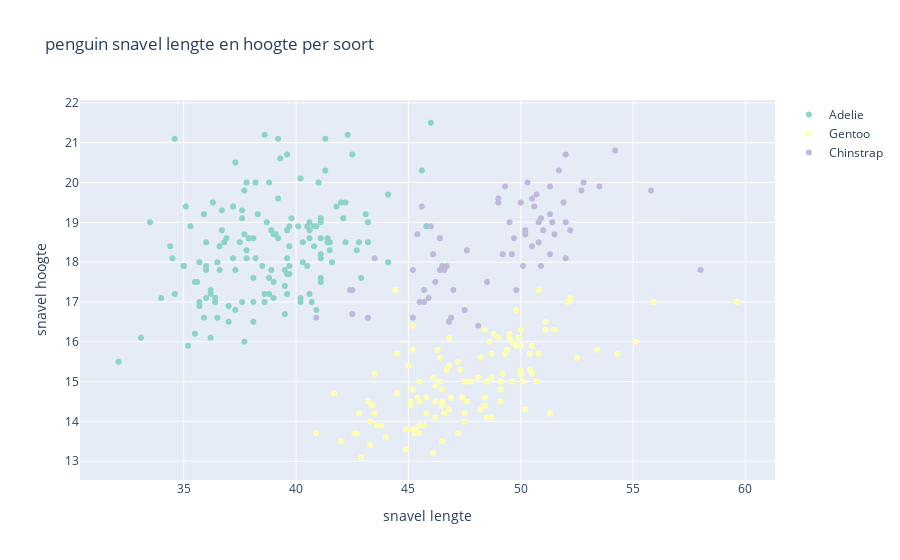

Here is the notebook cell this chart was saved with:
### Markdown cell above
We gaan hier op een andere manier een figuur maken. Namelijk met de `graphic_objects` module van plotly. We maken een scatter plot, waarbij we snavel lengte op de y-as en snavel hoogte op x-as zetten.

* Maak een lijst met de drie verschillende soorten.
* Maak een loop, waarbij elke keer voor een andere soort een nieuwe trace met een scatter plot wordt toegevoegd.
* Zorg dat de assen en titels weer geschikt zijn.
* Gebruik dezelfde kleuren als uit onderdeel 3 (maak je eigen color map)

### Code cell
import plotly.graph_objects as go
fig = go.Figure()


species = ["Adelie","Gentoo","Chinstrap"]
set3_colors = px.colors.qualitative.Set3
color_map = dict(zip(species, set3_colors)) 
### code
# Loop through the species
for specie in species:
        species_data = df[df["species"] == specie]
        fig.add_trace(go.Scatter(
        x=species_data["culmen_length_mm"],
        y=species_data["culmen_depth_mm"],
        mode='markers',
        marker=dict(color=color_map[specie]),
        name=specie 
        ))

fig.update_layout({'title': {'text':'penguin snavel lengte en hoogte per soort'},
                    'xaxis': {'title':{'text': 'snavel lengte'}},
                    'yaxis': {'title':{'text': 'snavel hoogte'}}})
fig.show()

### Figure 1 — Plotly figure (JSON) as saved in the notebook; plotly's stock layout.template omitted (floating-point values rounded to 4 significant figures; data arrays with more than 128 entries replaced by an {"elided": "..."} marker saying what was removed)
{"data": [{"marker": {"color": "rgb(141,211,199)"}, "mode": "markers", "name": "Adelie", "type": "scatter", "x": {"elided": "146 float values"}, "y": {"elided": "146 float values"}}, {"marker": {"color": "rgb(255,255,179)"}, "mode": "markers", "name": "Gentoo", "type": "scatter", "x": [46.1, 50, 48.7, 50, 47.6, 46.5, 45.4, 46.7, 43.3, 46.8, 40.9, 49, 45.5, 48.4, 45.8, 49.3, 42, 49.2, 46.2, 48.7, 50.2, 45.1, 46.5, 46.3, 42.9, 46.1, 47.8, 48.2, 50, 47.3, 42.8, 45.1, 59.6, 49.1, 48.4, 42.6, 44.4, 44, 48.7, 42.7, 49.6, 45.3, 49.6, 50.5, 43.6, 45.5, 50.5, 44.9, 45.2, 46.6, 48.5, 45.1, 50.1, 46.5, 45, 43.8, 45.5, 43.2, 50.4, 45.3, 46.2, 45.7, 54.3, 45.8, 49.8, 49.5, 43.5, 50.7, 47.7, 46.4, 48.2, 46.5, 46.4, 48.6, 47.5, 51.1, 45.2, 45.2, 49.1, 52.5, 47.4, 50, 44.9, 50.8, 43.4, 51.3, 47.5, 52.1, 47.5, 52.2, 45.5, 49.5, 44.5, 50.8, 49.4, 46.9, 48.4, 51.1, 48.5, 55.9, 47.2, 49.1, 46.8, 41.7, 53.4, 43.3, 48.1, 50.5, 49.8, 43.5, 51.5, 46.2, 55.1, 44.5, 48.8, 47.2, 46.8, 50.4, 45.2, 49.9], "y": [13.2, 16.3, 14.1, 15.2, 14.5, 13.5, 14.6, 15.3, 13.4, 15.4, 13.7, 16.1, 13.7, 14.6, 14.6, 15.7, 13.5, 15.2, 14.5, 15.1, 14.3, 14.5, 14.5, 15.8, 13.1, 15.1, 15, 14.3, 15.3, 15.3, 14.2, 14.5, 17, 14.8, 16.3, 13.7, 17.3, 13.6, 15.7, 13.7, 16, 13.7, 15, 15.9, 13.9, 13.9, 15.9, 13.3, 15.8, 14.2, 14.1, 14.4, 15, 14.4, 15.4, 13.9, 15, 14.5, 15.3, 13.8, 14.9, 13.9, 15.7, 14.2, 16.8, 16.2, 14.2, 15, 15, 15.6, 15.6, 14.8, 15, 16, 14.2, 16.3, 13.8, 16.4, 14.5, 15.6, 14.6, 15.9, 13.8, 17.3, 14.4, 14.2, 14, 17, 15, 17.1, 14.5, 16.1, 14.7, 15.7, 15.8, 14.6, 14.4, 16.5, 15, 17, 15.5, 15, 16.1, 14.7, 15.8, 14, 15.1, 15.2, 15.9, 15.2, 16.3, 14.1, 16, 15.7, 16.2, 13.7, 14.3, 15.7, 14.8, 16.1]}, {"marker": {"color": "rgb(190,186,218)"}, "mode": "markers", "name": "Chinstrap", "type": "scatter", "x": [46.5, 50, 51.3, 45.4, 52.7, 45.2, 46.1, 51.3, 46, 51.3, 46.6, 51.7, 47, 52, 45.9, 50.5, 50.3, 58, 46.4, 49.2, 42.4, 48.5, 43.2, 50.6, 46.7, 52, 50.5, 49.5, 46.4, 52.8, 40.9, 54.2, 42.5, 51, 49.7, 47.5, 47.6, 52, 46.9, 53.5, 49, 46.2, 50.9, 45.5, 50.9, 50.8, 50.1, 49, 51.5, 49.8, 48.1, 51.4, 45.7, 50.7, 42.5, 52.2, 45.2, 49.3, 50.2, 45.6, 51.9, 46.8, 45.7, 55.8, 43.5, 49.6, 50.8, 50.2], "y": [17.9, 19.5, 19.2, 18.7, 19.8, 17.8, 18.2, 18.2, 18.9, 19.9, 17.8, 20.3, 17.3, 18.1, 17.1, 19.6, 20, 17.8, 18.6, 18.2, 17.3, 17.5, 16.6, 19.4, 17.9, 19, 18.4, 19, 17.8, 20, 16.6, 20.8, 16.7, 18.8, 18.6, 16.8, 18.3, 20.7, 16.6, 19.9, 19.5, 17.5, 19.1, 17, 17.9, 18.5, 17.9, 19.6, 18.7, 17.3, 16.4, 19, 17.3, 19.7, 17.3, 18.8, 16.6, 19.9, 18.8, 19.4, 19.5, 16.5, 17, 19.8, 18.1, 18.2, 19, 18.7]}], "layout": {"title": {"text": "penguin snavel lengte en hoogte per soort"}, "xaxis": {"title": {"text": "snavel lengte"}}, "yaxis": {"title": {"text": "snavel hoogte"}}}}
